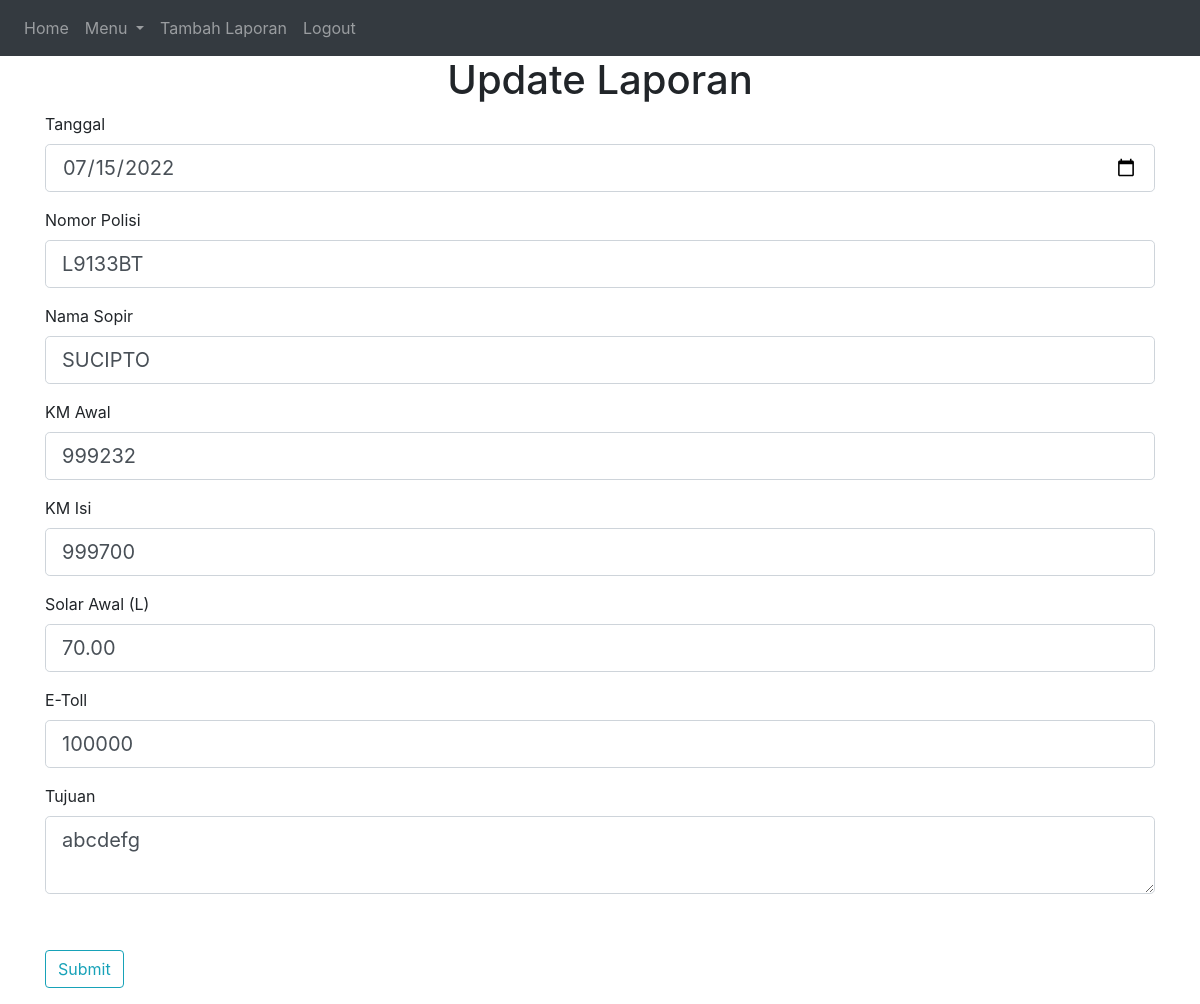
The page /laporan/6/update (signed in) on the database its author committed.
### website/models.py (models this page shows)
class Laporan(db.Model):
    id = db.Column(db.Integer, primary_key=True)
    tanggal = db.Column(db.Date())
    nopol = db.Column(db.String(100))
    sopir = db.Column(db.String(100))
    tujuan = db.Column(db.String(500))
    km_awal = db.Column(db.Integer)
    km_isi = db.Column(db.Integer)
    solar_awal = db.Column(db.Float)
    tujuan = db.Column(db.String(500))
    e_toll = db.Column(db.Integer)
    username = db.Column(db.String(150), db.ForeignKey('user.username'))

### website/views.py (the view)
@views.route('/laporan/<int:id>/update', methods=['GET', 'POST'])
@login_required
def update_laporan(id):
    laporan = Laporan.query.get_or_404(id)
    form = LaporanForm()
    if laporan.username != current_user.username:
        abort(403)
    if form.validate_on_submit():
        laporan.tanggal = form.tanggal.data
        laporan.nopol = form.nopol.data.upper()
        laporan.sopir = form.sopir.data.upper()
        laporan.km_awal = form.km_awal.data
        laporan.km_isi = form.km_isi.data
        laporan.solar_awal = form.solar_awal.data
        laporan.e_toll = form.e_toll.data
        laporan.tujuan = form.tujuan.data
        db.session.commit()
        flash('Data laporan berhasil diupdate!', 'success')
        return redirect(url_for('views.laporan', id=laporan.id))
    elif request.method == 'GET':
        form.tanggal.data = laporan.tanggal
        form.nopol.data = laporan.nopol
        form.sopir.data = laporan.sopir
        form.km_awal.data = laporan.km_awal
        form.km_isi.data = laporan.km_isi
        form.solar_awal.data = laporan.solar_awal
        form.e_toll.data = laporan.e_toll
        form.tujuan.data = laporan.tujuan
    return render_template('add_laporan.html', title="Update Laporan", form = form, user=current_user)

### website/views.py
class LaporanForm(FlaskForm):
    tanggal = DateField('Tanggal', validators=[DataRequired()])
    nopol = StringField('Nomor Polisi', validators=[DataRequired()])
    sopir = StringField('Nama Sopir', validators=[DataRequired()])
    km_awal = IntegerField('KM Awal', validators=[DataRequired()])
    km_isi = IntegerField('KM Isi')
    solar_awal = DecimalField('Solar Awal (L)')
    e_toll = IntegerField('E-Toll')
    tujuan = TextAreaField('Tujuan')
    submit = SubmitField('Submit')

### website/__init__.py (called while the page is built)
def create_app():
    app = Flask(__name__)
    app.config['SECRET_KEY'] = '123123'
    app.config['SQLALCHEMY_DATABASE_URI'] = f'sqlite:///{DB_NAME}'
    app.config['MAX_CONTENT_LENGTH'] = 16 * 1024 * 1024
    db.init_app(app)
    from .views import views
    from .auth import auth
    app.register_blueprint(views, url_prefix='/')
    app.register_blueprint(auth, url_prefix='/')
    from .models import User, Laporan
    create_database(app)
    login_manager = LoginManager()
    login_manager.login_view = 'auth.login'
    login_manager.init_app(app)
    @login_manager.user_loader
    def load_user(id):
        return User.query.get(int(id))
    return app

### website/templates/add_laporan.html (shortened to what this page needs)
{% extends "home.html" %}
{% block content %}
<h1 align="center">{% block title %} {{ title }} {% endblock %}</h1>
<div class="content-section">
    <form method="POST" action="">
        <fieldset class="form-group">
            <div class="form-group">
                {{ form.tanggal.label(class="form-control-label") }}
                {% if form.tanggal.errors %}
                    {{ form.tanggal(class="form-control form-control-lg is-invalid") }}
                    <div class="invalid-feedback">
                        {% for error in form.tanggal.errors %}
                            <span>{{ error }}</span>
                        {% endfor %}
                    </div>
                {% else %}
                    {{ form.tanggal(class="form-control form-control-lg") }}
                {% endif %}
            </div>
            <div class="form-group">
                {{ form.nopol.label(class="form-control-label") }}
                {% if form.nopol.errors %}
                    {{ form.nopol(class="form-control form-control-lg is-invalid") }}
                    <div class="invalid-feedback">
                        {% for error in form.nopol.errors %}
                            <span>{{ error }}</span>
                        {% endfor %}
                    </div>
                {% else %}
                    {{ form.nopol(class="form-control form-control-lg") }}
                {% endif %}
            </div>
            <div class="form-group">
                {{ form.sopir.label(class="form-control-label") }}
                {% if form.sopir.errors %}
                    {{ form.sopir(class="form-control form-control-lg is-invalid") }}
                    <div class="invalid-feedback">
                        {% for error in form.sopir.errors %}
                            <span>{{ error }}</span>
                        {% endfor %}
                    </div>
                {% else %}
                    {{ form.sopir(class="form-control form-control-lg") }}
                {% endif %}
            </div>
            <div class="form-group">
                {{ form.km_awal.label(class="form-control-label") }}
                {% if form.km_awal.errors %}
                    {{ form.km_awal(class="form-control form-control-lg is-invalid") }}
                    <div class="invalid-feedback">
                        {% for error in form.km_awal.errors %}
                            <span>{{ error }}</span>
                        {% endfor %}
                    </div>
                {% else %}
                    {{ form.km_awal(class="form-control form-control-lg") }}
                {% endif %}
            </div>
            <div class="form-group">
                {{ form.km_isi.label(class="form-control-label") }}
                {% if form.km_isi.errors %}
                    {{ form.km_isi(class="form-control form-control-lg is-invalid") }}
                    <div class="invalid-feedback">
                        {% for error in form.km_isi.errors %}
                            <span>{{ error }}</span>
                        {% endfor %}
                    </div>
                {% else %}
                    {{ form.km_isi(class="form-control form-control-lg") }}
                {% endif %}
            </div>
            <div class="form-group">
                {{ form.solar_awal.label(class="form-control-label") }}
                {% if form.solar_awal.errors %}
                    {{ form.solar_awal(class="form-control form-control-lg is-invalid") }}
                    <div class="invalid-feedback">
                        {% for error in form.solar_awal.errors %}
                            <span>{{ error }}</span>
                        {% endfor %}
                    </div>
                {% else %}
                    {{ form.solar_awal(class="form-control form-control-lg") }}
                {% endif %}
            </div>
            <div class="form-group">
                {{ form.e_toll.label(class="form-control-label") }}
                {% if form.e_toll.errors %}
                    {{ form.e_toll(class="form-control form-control-lg is-invalid") }}
                    <div class="invalid-feedback">
                        {% for error in form.e_toll.errors %}
                            <span>{{ error }}</span>
                        {% endfor %}
                    </div>
                {% else %}
                    {{ form.e_toll(class="form-control form-control-lg") }}
                {% endif %}
            </div>
            <div class="form-group">
                {{ form.tujuan.label(class="form-control-label") }}
                {% if form.tujuan.errors %}
                    {{ form.tujuan(class="form-control form-control-lg is-invalid") }}
                    <div class="invalid-feedback">
                        {% for error in form.tujuan.errors %}
                            <span>{{ error }}</span>
                        {% endfor %}
                    </div>
                {% else %}
                    {{ form.tujuan(class="form-control form-control-lg") }}
                {% endif %}
            </div>
        </fieldset>
        <div class="form-group">
            {{ form.submit(class="btn btn-outline-info") }}
        </div>
    </form>
</div>
{% endblock content %}

### rows shown on the page
Laporan: tanggal "07/15/2022", nopol "L9133BT", sopir "SUCIPTO", km_awal "999232", km_isi "999700", solar_awal "70.00", e_toll "100000", tujuan "abcdefg"

### other values the page prints
{{ title }} "Update Laporan"
